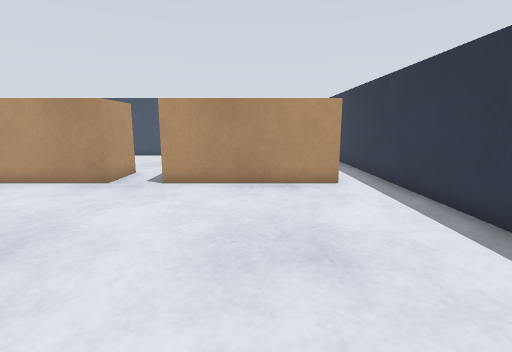
View 1 (above)

16 first-person views from a walk through a Gazebo world. The camera is 0.51 m above the floor, tilts 10° down and sees 85° across. The floor is counted in squares, 0.25 m on a side. Each view is taken from the middle of a square. On the plan, view 1 faces up. The plan holds only what a view shows up to about 16 squares ahead; the rest is blank. The place goes on beyond the plan.

View 2
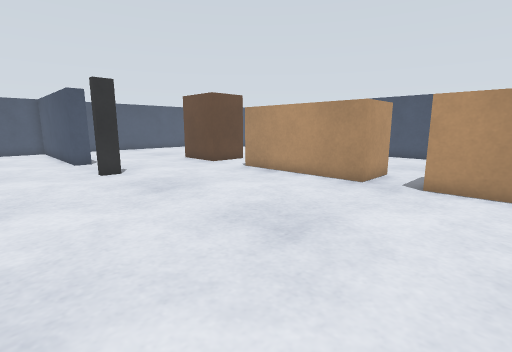

View 3
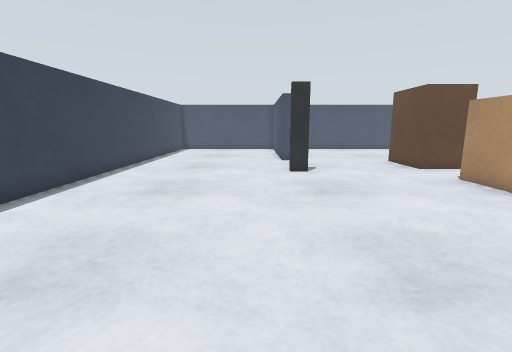

View 4
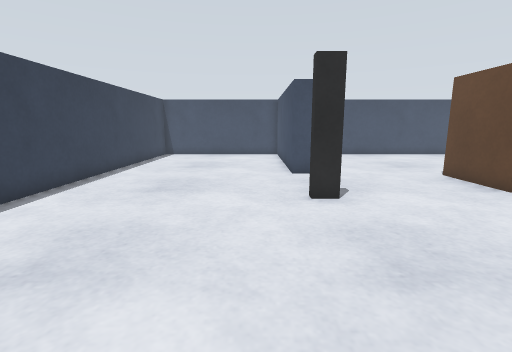

View 5
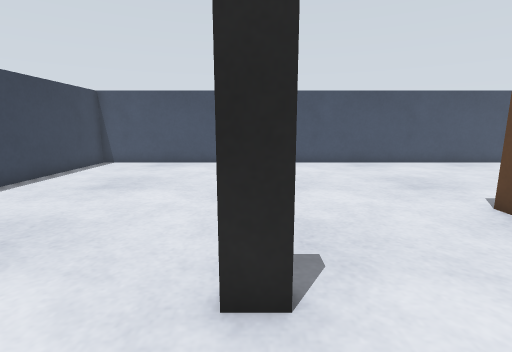

View 6
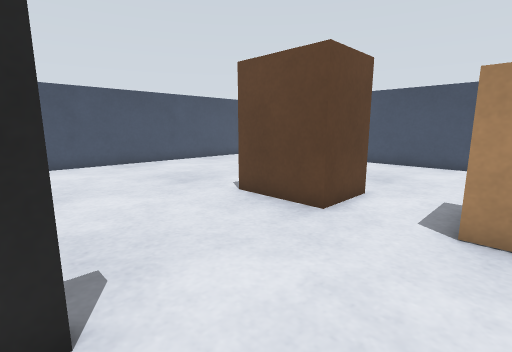

View 7
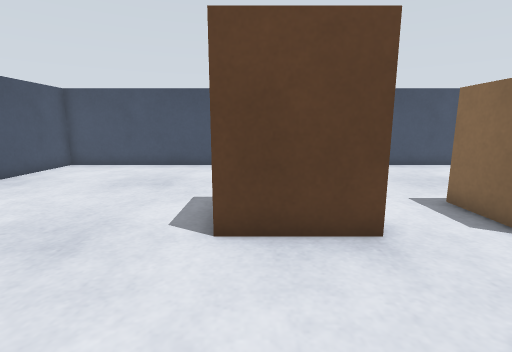

View 8
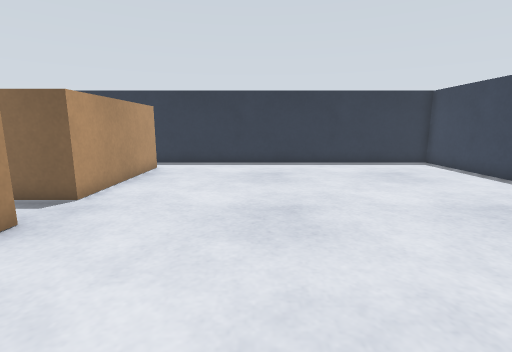

View 9
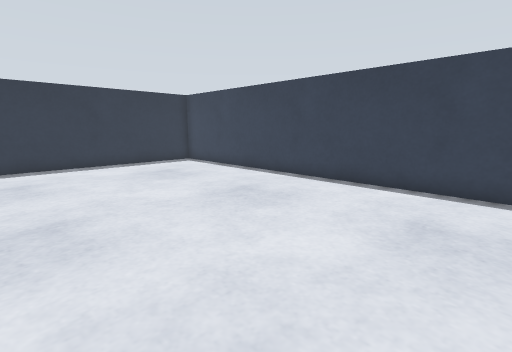

View 10
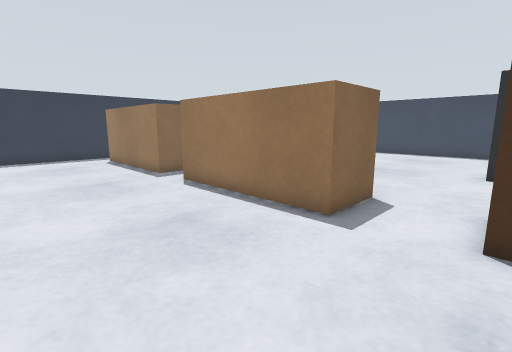

View 11
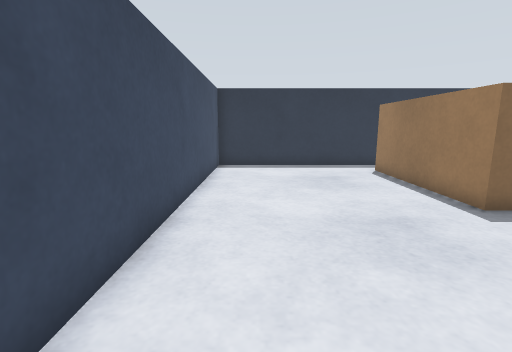

View 12
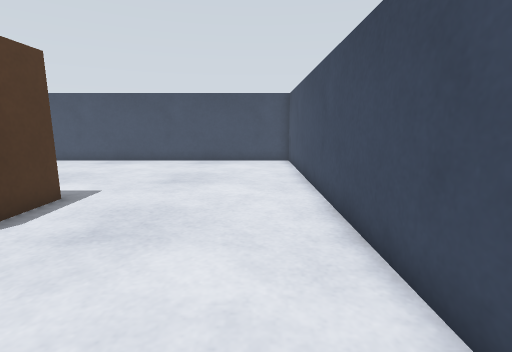

View 13
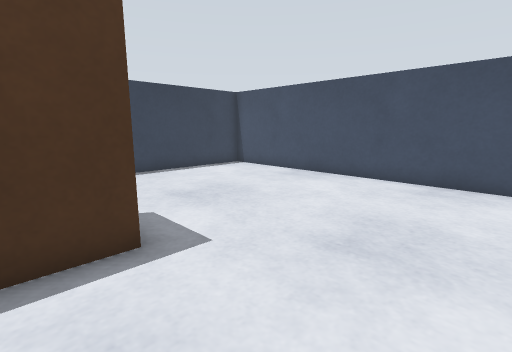

View 14
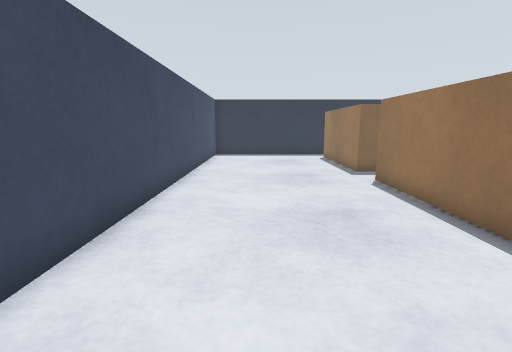

View 15
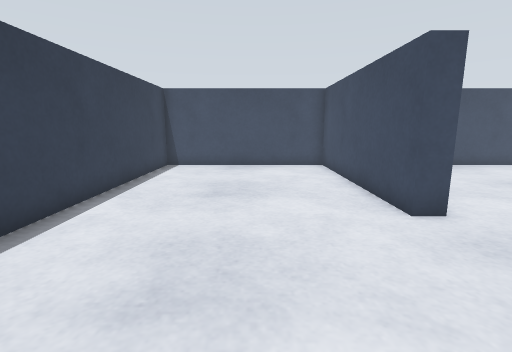

View 16
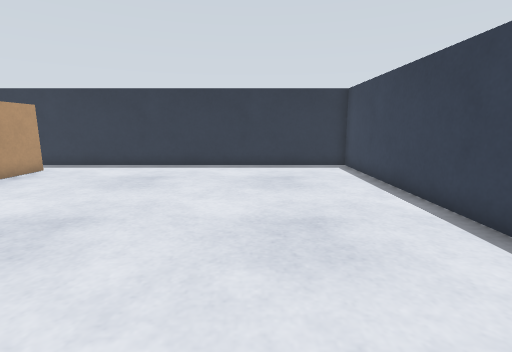

### Floor plan
Key: @ floor where view 1 was taken; # wall or solid block; . floor; B beige box; R brown box.
Columns run from 27 left of view 1 to 5 right of it. Each row starts with its distance up from view 1.
 20 #################################
 19 #...............................#
 18 #...............................#
 17 #...............................#
 16 #...............................#
 15 #...............................#
 14 #...............................#
 13 #...............................#
 12 #........RRRR..BBBBBBBB.BBBBBBB.#
 11 #........   R..B      B.B      .#
 10 #........RRRR..BBBBBBBB.BBBBBBB.#
  9 #...............................#
  8 #...............................#
  7 #...............................#
  6 #...............................#
  5 #...............................#
  4 #########....#..................#
  3 #...............................#
  2 #...............................#
  1 #...............................#
  0 #..........................@....#
 -1 #...............................#
 -2 #...............................#
 -3 #...............................#
 -4 #...............................#
 -5 #################################

Where each view was taken, in squares from view 1:
view 1: 0 up, 0 right, facing up
view 2: 0 up, 1 left, facing up-left
view 3: 2 up, 1 left, facing left
view 4: 2 up, 6 left, facing left
view 5: 4 up, 11 left, facing left
view 6: 4 up, 11 left, facing up-left
view 7: 5 up, 17 left, facing up
view 8: 5 up, 11 left, facing right
view 9: 5 up, 11 left, facing down-right
view 10: 18 up, 15 left, facing down-right
view 11: 18 up, 10 left, facing right
view 12: 18 up, 10 left, facing left
view 13: 17 up, 16 left, facing down-left
view 14: 17 up, 16 left, facing right
view 15: 0 up, 12 left, facing left
view 16: 0 up, 10 left, facing right
